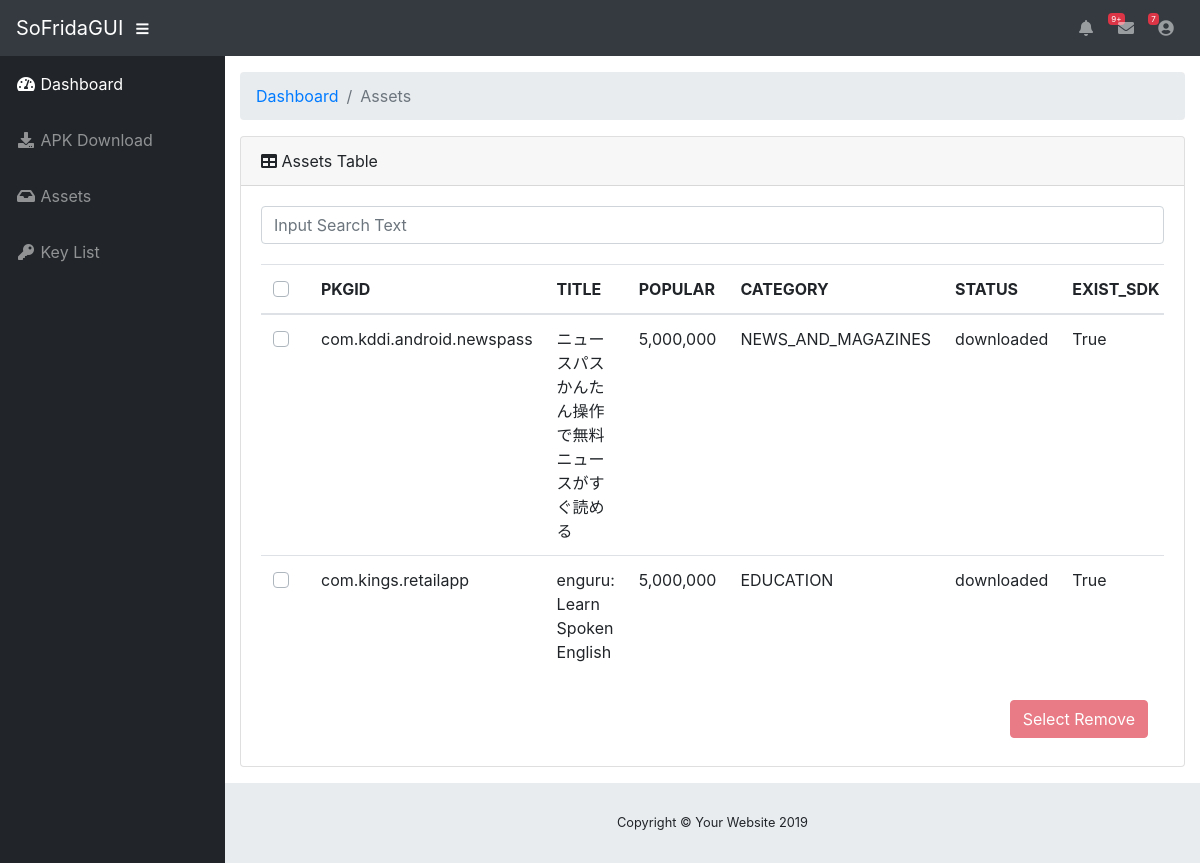
Before: /assets with the older database file.
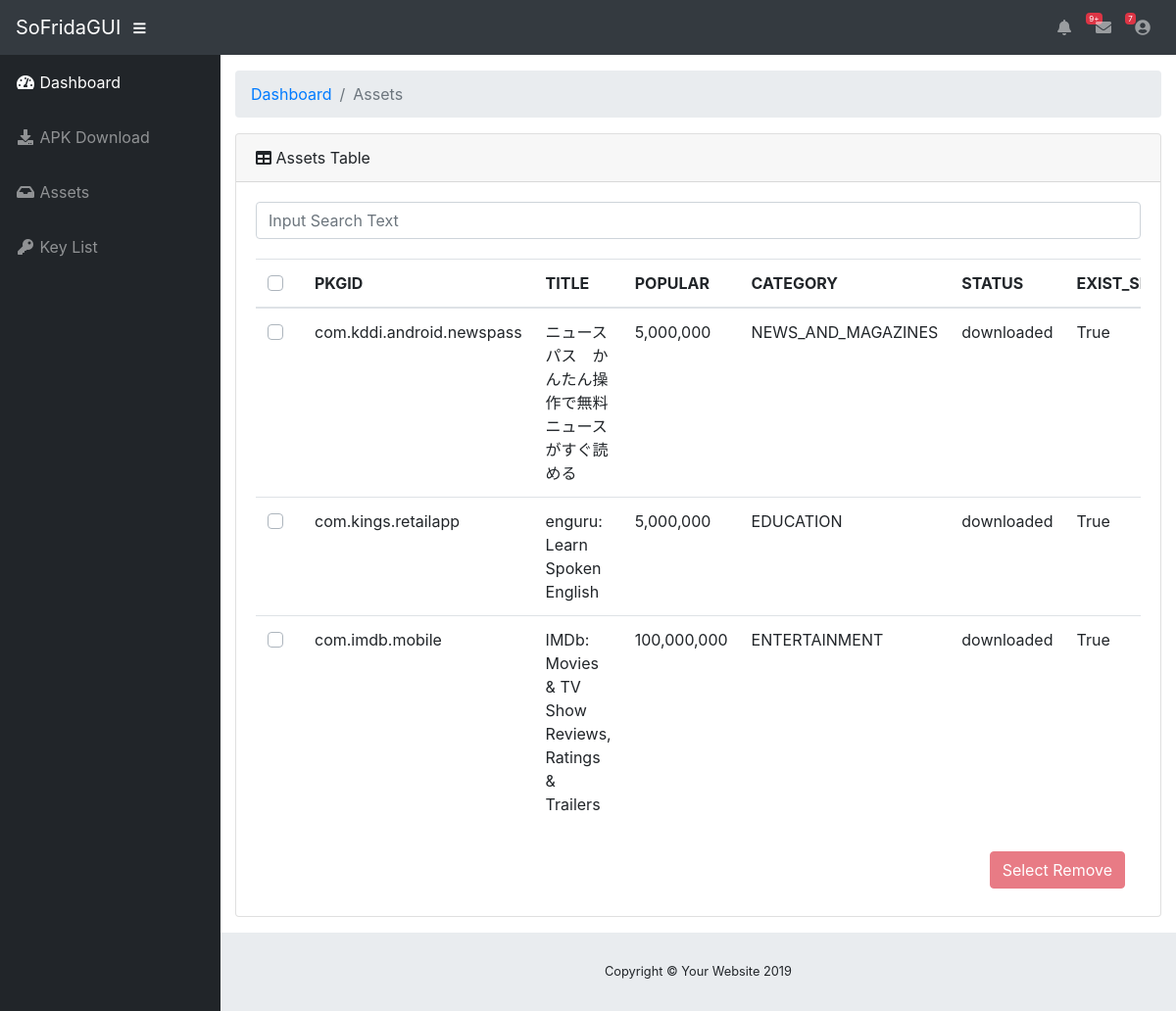
After: the same page with the newer database file.
### tables this page shows
CREATE TABLE assets (
            package_name text primary key, 
            title text,
            popular integer,
            category text,
            status text,
            exist_sdk integer,
            access_key_id text,
            secret_access_key text,
            session_token text,
            region text,
            service text,
            bucket text);

### app.py (the view)
@app.route("/assets")
def assets_layout():
  asset = Assets()
  asset_infos = asset.get_all()
  return render_template("assets.html", asset_infos=asset_infos)

### assets.py (called while the page is built)
    def db_init(self):
        self.db_path = os.path.join("./assets.db")
        self.con = sqlite3.connect(self.db_path)
        self.cur = self.con.cursor()
        self.cur.execute('''create table if not exists assets (
            package_name text primary key,
            title text,
            popular integer,
            category text,
            status text,
            exist_sdk integer,
            access_key_id text,
            secret_access_key text,
            session_token text,
            region text,
            service text,
            bucket text)''')
        self.columns = ['package_name', 'title', 'popular','category','status','exist_sdk', 'access_key_id', 'secret_key_id','session_token','region','service','bucket']
        self.con.commit()

    def get_all(self):
        package_list = []
        for row in self.cur.execute('''select * from assets'''):
            package = dict()
            for i in range(len(self.columns)):
                if row[i] == None:
                    package[self.columns[i]] = ""
                else:
                    package[self.columns[i]] = row[i]
            package_list.append(package)
        return package_list

### templates/assets.html (shortened to what this page needs)
{% extends "layout.html" %}
{% block content %}
<div class="container-fluid">
	<ol class="breadcrumb">
		<li class="breadcrumb-item">
			<a href="#">Dashboard</a>
		</li>
		<li class="breadcrumb-item active">Assets</li>
	</ol>
	<div class="card mb-3">
		<div class="card-header">
			<i class="fas fa-table"></i>
			Assets Table
		</div>
		<div class="card-body">
			<div class="input-group">
				<input type="text" class="form-control" placeholder="Input Search Text" spellcheck="false" id="search_form">
			</div>
			<div style="margin-top:20px;" class="table-responsive" id="assets_list">
				<table class="table" id="assets_table">
					<thead>
						<th>
							<div class="custom-control custom-checkbox" align="center">
							</div>
						</th>
						<th>PKGID</th>
						<th>TITLE</th>
						<th>POPULAR</th>
						<th>CATEGORY</th>
						<th>STATUS</th>
						<th>EXIST_SDK</th>
					</thead>
					<tbody>
						{% for info in asset_infos %}
						<tr>
							<td>
								<div class="custom-control custom-checkbox" align="center">
								</div>
							</td>
							<td>{{ info['package_name'] }}</td>
							<td>{{ info['title'] }}</td>
							<td>{{ "{:,}".format(info['popular']) }}</td>
							<td>{{ info['category'] }}</td>
							<td>{{ info['status'] }}</td>
							{% if info['exist_sdk'] == 1 %}
							<td>True</td>
							{% elif info['exist_sdk'] == 0 %}
							<td>False</td>
							<td><button class="btn btn-danger" id="{{ info['package_name'] }}">Remove</button></td>
							{% else %}
							<td></td>
							<td></td>
							{% endif %}
						</tr>
						{% endfor %}
					</tbody>
				</table>
			</div>
			<nav class="navbar navbar-expand">
				<button class="nav-item btn btn-danger ml-auto mr-0 my-2 my-md-0" id="select-remove" disabled>Select Remove</button>
			</nav>
		</div>
	</div>
</div>
{% endblock %}

### templates/layout.html (shortened to what this page needs)
<!DOCTYPE html>
<html lang="en" style="font-family: SFMono-Regular, Menlo, Monaco, Consolas, 'Liberation Mono', 'Courier New', monospace;">
    <head>
        <link  rel="stylesheet" type="text/css" href="{{ url_for('static', filename='vendor/fontawesome-free/css/all.min.css')}}">
        <link  rel="stylesheet" type="text/css" href="{{ url_for('static', filename='vendor/datatables/dataTables.bootstrap4.css')}}">
        <link  rel="stylesheet" type="text/css" href="{{ url_for('static', filename='css/sb-admin.css')}}">
    </head>
    <body id="page-top">
        <nav class="navbar navbar-expand navbar-dark bg-dark static-top">
            <a class="navbar-brand mr-1" href="{{ url_for('index') }}">SoFridaGUI</a>
            <button class="btn btn-link btn-sm text-white order-1 order-sm-0" id="sidebarToggle" href="#">
                <i class="fas fa-bars"></i>
            </button>
            <ul class="navbar-nav ml-auto mr-0 my-2 my-md-0">
                <li class="nav-item dropdown no-arrow">
                    <a class="nav-link dropdown-toggle" href="#" id="alertsDropdown" role="button" data-toggle="dropdown" aria-haspopup="true" aria-expanded="false">
                    <i class="fas fa-bell fa-fw"></i>
                    <span class="badge badge-danger">9+</span>
                    </a>
                </li>
                <li class="nav-item dropdown no-arrow mx-1">
                    <a class="nav-link dropdown-toggle" href="#" id="messagesDropdown" role="button" data-toggle="dropdown" aria-haspopup="true" aria-expanded="false">
                    <i class="fas fa-envelope fa-fw"></i>
                    <span class="badge badge-danger">7</span>
                    </a>
                </li>
                <li class="nav-item dropdown no-arrow">
                    <a class="nav-link dropdown-toggle" href="#" id="userDropdown" role="button" data-toggle="dropdown" aria-haspopup="true" aria-expanded="false">
                    <i class="fas fa-user-circle fa-fw"></i>
                    </a>
                </li>
            </ul>
        </nav>
        <div id="wrapper">
            <ul class="sidebar navbar-nav">
                <li class="nav-item active">
                    <a class="nav-link" href="{{ url_for('index') }}">
                    <i class="fas fa-fw fa-tachometer-alt"></i>
                    <span>Dashboard</span>
                    </a>
                </li>
                <li class="nav-item">
                    <a class="nav-link" href="{{ url_for('apk_download_layout') }}">
                    <i class="fas fa-fw fa-download"></i>
                    <span>APK Download</span></a>
                </li>
                <li class="nav-item">
                    <a class="nav-link" href="{{ url_for('assets_layout') }}">
                    <i class="fas fa-fw fa-inbox"></i>
                    <span>Assets</span></a>
                </li>
                <li class="nav-item">
                    <a class="nav-link" href="#">
                    <i class="fas fa-fw fa-key"></i>
                    <span>Key List</span></a>
                </li>
            </ul>
            <div id="content-wrapper">
            {% block content %}
            {% endblock %}
                <footer class="sticky-footer">
                    <div class="container my-auto">
                        <div class="copyright text-center my-auto">
                            <span>Copyright © Your Website 2019</span>
                        </div>
                    </div>
                </footer>
            </div>
        </div>
    </body>
</html>

Changed rows visible on the page:
added assets: package_name "com.imdb.mobile", title "IMDb: Movies & TV Show Reviews, Ratings & Trailers", popular "100,000,000", category "ENTERTAINMENT", status "downloaded"
